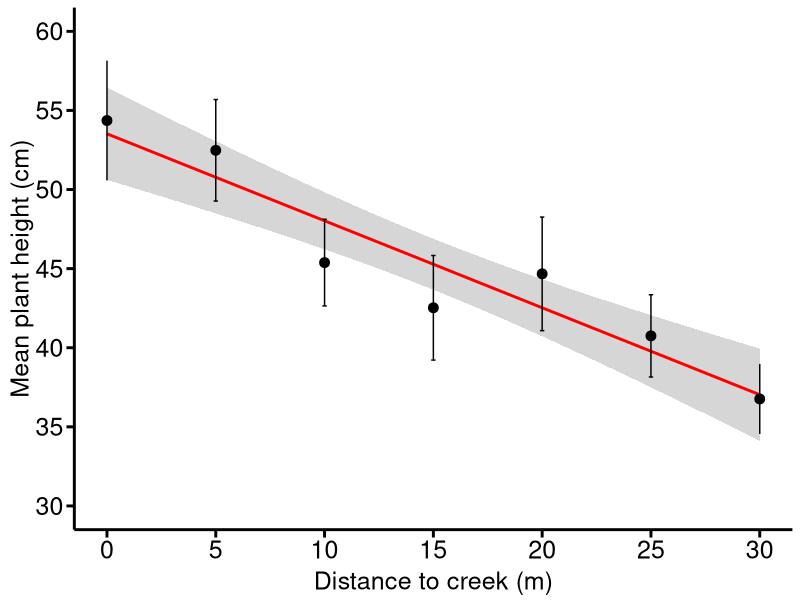
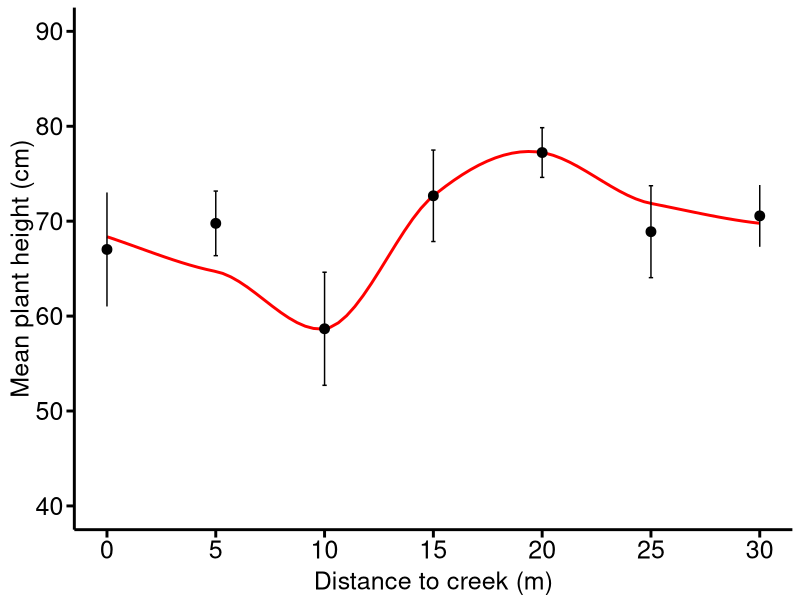
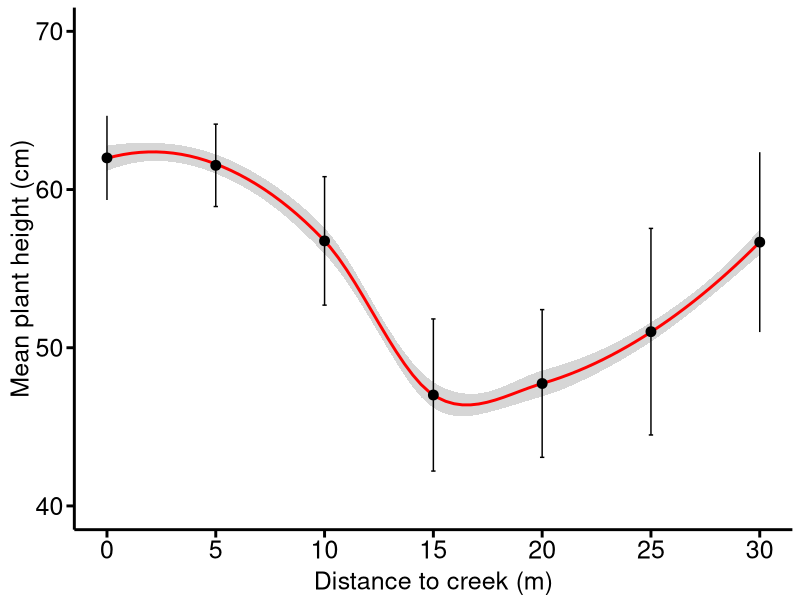
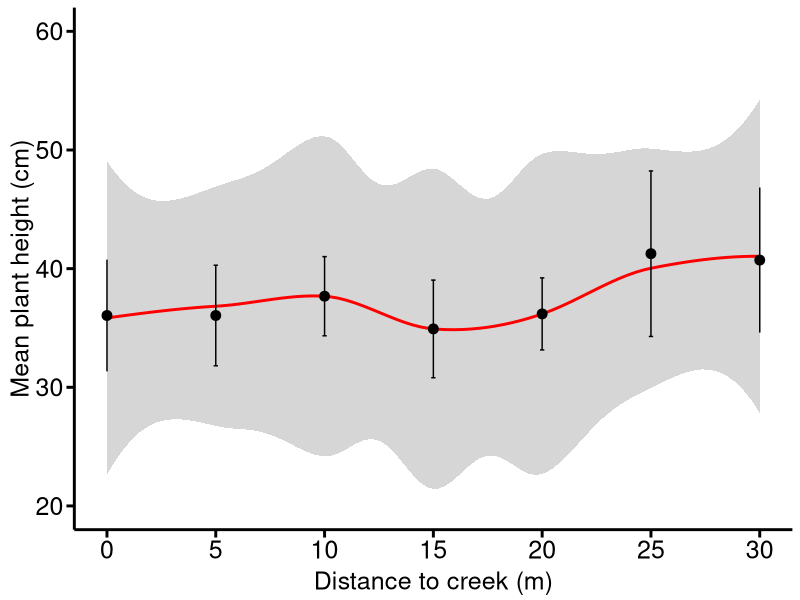
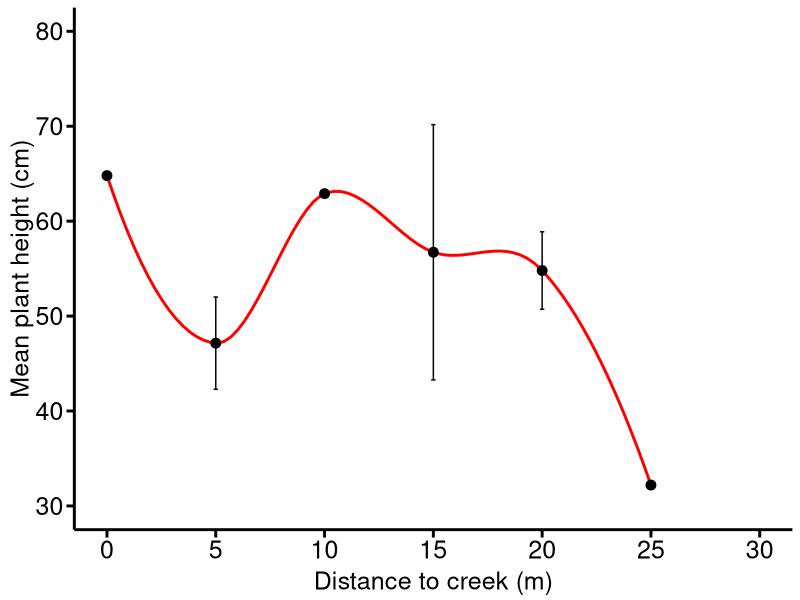

Write the R code that produced these figures, in order.
rm(list=ls())
# 加载ggplot2包
library(ggplot2)
library(dplyr)

cbPalette = c("#F8766D", "#00BA38", "#619CFF", "#F564E3","#B79F00", "#00BFC4")
textcol = cbPalette
shape_values = c(15:20)
alphadegree = 0.2
FS = 18
pic_height = 4
pic_width = 5

mytheme = theme(
  legend.position = c(0.8, 0.25),       # 将图例放在右上角内侧
  legend.title = element_text(size = FS),    # 设置图例标题字体大小
  legend.text = element_text(size = FS-2),
  panel.grid.major=element_line(colour=NA),
  panel.grid.minor = element_blank(),
  panel.background = element_blank(),
  axis.line = element_line(size = 1),    # 修改x轴和y轴的线条粗细
  axis.ticks = element_line(size = 1),   # 修改刻度线的粗细
  axis.ticks.length = unit(0.20, "cm"),
  # axis.ticks.x = element_blank(),  # 移除x轴刻度线
  # axis.ticks.y = element_blank(),   # 移除y轴刻度线
  axis.title.x = element_text(size = FS,vjust = 0.5),
  axis.title.y = element_text(size = FS,vjust = 0.5),
  axis.text.x = element_text(size = FS,color='black'),
  axis.text.y = element_text(size = FS,color='black'),
  strip.text.x = element_text(size = FS,face="bold"),
  strip.text.y = element_text(size = FS,face="bold")
)

# 读取数据
data = read.csv("../../Data/PlantData/newdat.csv")
StatisticResult = c()
Species = unique(data$Species)

data_ST = data[data$Species == Species[1],] #130
# data_CS = data[data$Species == "CS",] #74
# data_CD = data[data$Species == "CD",] #35
# data_SM = data[data$Species == "SM",] #34
# data_IC = data[data$Species == "IC",] #9
summary_data <- data_ST %>%
  group_by(xDistance) %>%
  summarise(
    mean = mean(Height_mean, na.rm = TRUE),
    se = sd(Height_mean, na.rm = TRUE) / sqrt(n())
  )
summary_data = na.omit(summary_data)
# Linear fit
fit = lm(mean ~ xDistance, data = summary_data)
a = summary(fit)
RSquared = a$r.squared
Pvalue = 1- pf(a$fstatistic[1], a$fstatistic[2], a$fstatistic[3])
SR = cbind(Species[1],RSquared, Pvalue)
StatisticResult = rbind(StatisticResult,SR)
# Plot
p <- ggplot(summary_data, aes(x = xDistance, y = mean)) +
  geom_smooth(method = "glm", col = "red", se = TRUE) +
  geom_point(data = summary_data, aes(x = xDistance, y = mean), size = 3) +
  geom_errorbar(data = summary_data, aes(x = xDistance, ymin = mean - se, ymax = mean + se), width = 0.2) +
  labs(x = "Distance to creek (m)",
       y = "Mean plant height (cm)") +
  # annotate("text", x = 12.5, y = 60, label = "Scirpus triqueter", fontface = "italic", size = 6, hjust= 0 ) +
  # # annotate("text", x = 22.5, y = 55, label= expression(italic(paste("P<0.01, ",R^2, " = 0.90"))), size = 6 ) +
  scale_x_continuous(breaks=seq(0, 30, by=5), limits=c(0, 30)) +
  scale_y_continuous(breaks=seq(30, 60, by=5), limits=c(30, 60)) +
  theme_minimal() +
  mytheme
p
ggsave(p, file = "Height-Dis2creek_ST.pdf", width=5, height=4) # 可以指定大小，如宽为12cm，高为10cm，需要指定保存路径


#################
# data_ST = data[data$Species == "ST",] #130
data_CS = data[data$Species == "CS",] #74
# data_CD = data[data$Species == "CD",] #35
# data_SM = data[data$Species == "SM",] #34
# data_IC = data[data$Species == "IC",] #9
summary_data <- data_CS %>%
  group_by(xDistance) %>%
  summarise(
    mean = mean(Height_mean, na.rm = TRUE),
    se = sd(Height_mean, na.rm = TRUE) / sqrt(n())
  )
# Linear fit
fit = lm(mean ~ xDistance, data = summary_data)
a = summary(fit)
RSquared = a$r.squared
Pvalue = 1- pf(a$fstatistic[1], a$fstatistic[2], a$fstatistic[3])
SR = cbind(Species[2],RSquared, Pvalue)
StatisticResult = rbind(StatisticResult,SR)
# Plot
p_CS <- ggplot(summary_data, aes(x = xDistance, y = mean)) +
  geom_smooth(method = "loess", col = "red", se = TRUE) +
  geom_point(data = summary_data, aes(x = xDistance, y = mean), size = 3) +
  geom_errorbar(data = summary_data, aes(x = xDistance, ymin = mean - se, ymax = mean + se), width = 0.2) +
  labs(x = "Distance to creek (m)",
       y = "Mean plant height (cm)") +
  # annotate("text", x = 12.5, y = 90, label = "Carex scabrifolia", fontface = "italic", size = 6, hjust = 0 ) +
  scale_x_continuous(breaks=seq(0, 30, by=5), limits=c (0, 30)) +
  scale_y_continuous(breaks=seq(40, 90, by=10), limits=c(40, 90)) +
  theme_minimal() +
  mytheme
p_CS
ggsave(p_CS, file='Height-Dis2creek_CS.pdf', width=5, height=4) # 可以指定大小，如宽为12cm，高为10cm，需要指定保存路径

#################
# data_ST = data[data$Species == "ST",] #130
# data_CS = data[data$Species == "CS",] #74
data_CD = data[data$Species == "CD",] #35
# data_SM = data[data$Species == "SM",] #34
# data_IC = data[data$Species == "IC",] #9
summary_data <- data_CD %>%
  group_by(xDistance) %>%
  summarise(
    mean = mean(Height_mean, na.rm = TRUE),
    se = sd(Height_mean, na.rm = TRUE) / sqrt(n())
  )
# Linear fit
fit = lm(mean ~ xDistance, data = summary_data)
a = summary(fit)
RSquared = a$r.squared
Pvalue = 1- pf(a$fstatistic[1], a$fstatistic[2], a$fstatistic[3])
SR = cbind(Species[3],RSquared, Pvalue)
StatisticResult = rbind(StatisticResult,SR)
# Plot
p_CD <- ggplot(summary_data, aes(x = xDistance, y = mean)) +  
  geom_smooth(method = "loess", col = "red", se = TRUE) +
  geom_point(data = summary_data, aes(x = xDistance, y = mean), size = 3) +
  geom_errorbar(data = summary_data, aes(x = xDistance, ymin = mean - se, ymax = mean + se), width = 0.2) +
  labs(x = "Distance to creek (m)",
       y = "Mean plant height (cm)") +
  # annotate("text", x = 12.5, y = 70, label = "Juncellus serotinus", fontface = "italic", size = 6, hjust = 0 ) +
  scale_x_continuous(breaks=seq(0, 30, by=5), limits=c (0, 30)) +
  scale_y_continuous(breaks=seq(40, 70, by=10), limits=c(40, 70)) +
  theme_minimal() +
  mytheme
p_CD
ggsave(p_CD, file='Height-Dis2creek_CD.pdf', width=5, height=4) # 可以指定大小，如宽为12cm，高为10cm，需要指定保存路径

#################
# data_ST = data[data$Species == "ST",] #130
# data_CS = data[data$Species == "CS",] #74
# data_CD = data[data$Species == "CD",] #35
data_SM = data[data$Species == "SM",] #34
# data_IC = data[data$Species == "IC",] #9
summary_data <- data_SM %>%
  group_by(xDistance) %>%
  summarise(
    mean = mean(Height_mean, na.rm = TRUE),
    se = sd(Height_mean, na.rm = TRUE) / sqrt(n())
  )
# Linear fit
fit = lm(mean ~ xDistance, data = summary_data)
a = summary(fit)
RSquared = a$r.squared
Pvalue = 1- pf(a$fstatistic[1], a$fstatistic[2], a$fstatistic[3])
SR = cbind(Species[4],RSquared, Pvalue)
StatisticResult = rbind(StatisticResult,SR)
# Plot
p_SM <- ggplot(summary_data, aes(x = xDistance, y = mean)) +
  geom_smooth(method = "loess", col = "red", se = TRUE) +
  geom_point(data = summary_data, aes(x = xDistance, y = mean), size = 3) +
  geom_errorbar(data = summary_data, aes(x = xDistance, ymin = mean - se, ymax = mean + se), width = 0.2) +
  labs(x = "Distance to creek (m)",
       y = "Mean plant height (cm)") +
  # annotate("text", x = 12.5, y = 60, label = "Scirpus mariqueter", fontface = "italic", size = 6 , hjust = 0) +
  scale_x_continuous(breaks=seq(0, 30, by=5), limits=c (0, 30)) +
  scale_y_continuous(breaks=seq(20, 60, by=10), limits=c(20, 60)) +
  theme_minimal() +
  mytheme
p_SM
ggsave(p_SM, file='Height-Dis2creek_SM.pdf', width=5, height=4) # 可以指定大小，如宽为12cm，高为10cm，需要指定保存路径

#################
# data_ST = data[data$Species == "ST",] #130
# data_CS = data[data$Species == "CS",] #74
# data_CD = data[data$Species == "CD",] #35
# data_SM = data[data$Species == "SM",] #34
data_IC = data[data$Species == "IC",] #9
summary_data <- data_IC %>%
  group_by(xDistance) %>%
  summarise(
    mean = mean(Height_mean, na.rm = TRUE),
    se = sd(Height_mean, na.rm = TRUE) / sqrt(n())
  )
# Linear fit
fit = lm(mean ~ xDistance, data = summary_data)
a = summary(fit)
RSquared = a$r.squared
Pvalue = 1- pf(a$fstatistic[1], a$fstatistic[2], a$fstatistic[3])
SR = cbind(Species[5],RSquared, Pvalue)
StatisticResult = rbind(StatisticResult,SR)
# Plot
p_IC <- ggplot(summary_data, aes(x = xDistance, y = mean)) +
  geom_smooth(method = "loess", col = 'red', se = FALSE) +
  geom_point(data = summary_data, aes(x = xDistance, y = mean), size = 3) +
  geom_errorbar(data = summary_data, aes(x = xDistance, ymin = mean - se, ymax = mean + se), width = 0.2) +
  labs(x = "Distance to creek (m)",
       y = "Mean plant height (cm)") +
  # annotate("text", x = 12.5, y = 80, label = "Imperata cylindrica", fontface = "italic", size = 6, hjust = 0 ) +
  scale_x_continuous(breaks=seq(0, 30, by=5), limits=c (0, 30)) +
  scale_y_continuous(breaks=seq(30, 80, by=10), limits=c(30, 80)) +
  theme_minimal() +
  mytheme
p_IC
ggsave(p_IC, file='Height-Dis2creek_IC.pdf', width=5, height=4) # 可以指定大小，如宽为12cm，高为10cm，需要指定保存路径

write.csv(StatisticResult, file = 'Height-xDistance.csv', row.names = TRUE)
